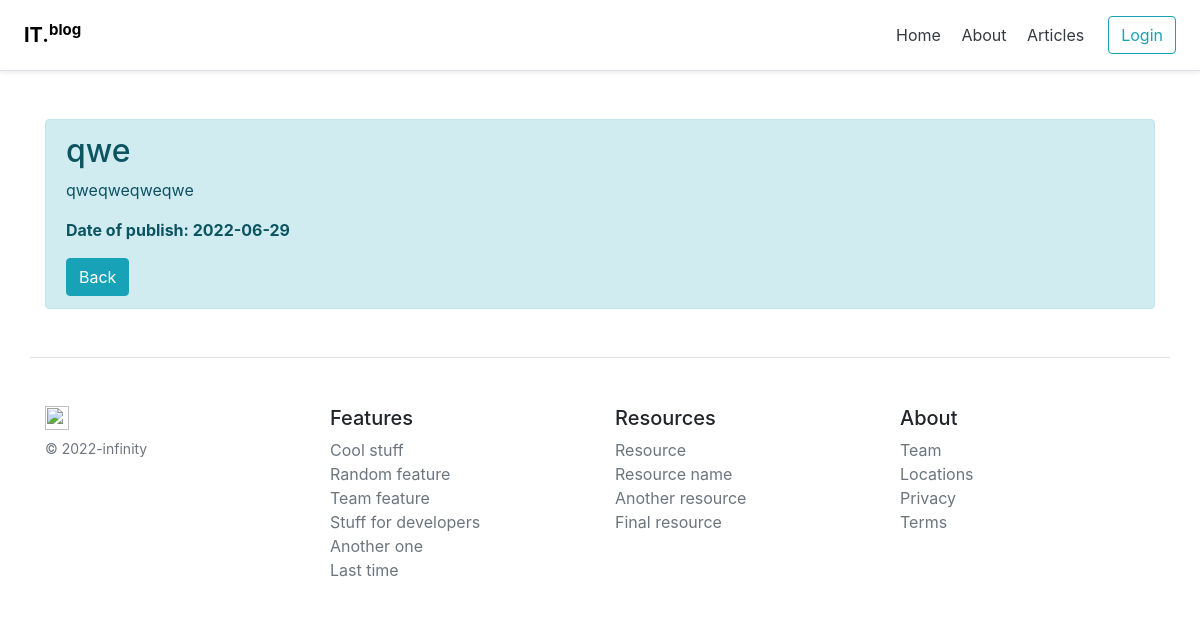
Page /posts/3 on the committed database.
### models.py (models this page shows, shortened)
class Article(Base):
    __tablename__ = 'article'
    id = Column(Integer, primary_key=True, autoincrement=True)
    user_id = Column(Integer, ForeignKey('user.id'), nullable=False)
    title = Column(String(100), nullable=False)
    intro = Column(String(300), nullable=False)
    text = Column(Text, nullable=False)
    dlm = Column(DateTime, default=datetime.utcnow)
    creation_date = Column(DateTime, default=datetime.utcnow)

### routes.py (the view)
@app.route('/posts/<int:id>')
def article_detail(id):
    if id:
        article = db.session.query(Article).get(id)
        return render_template('article_detail.html', article=article)
    else:
        return f'Post {id} does nor exist'

### templates/article_detail.html (shortened to what this page needs)
{% extends 'base/base.html' %}
{% block body %}
    <div class="container mt-5">
           <div class="alert alert-info">
             <h2>{{ article.title }}</h2>
             <p>{{ article.text }}</p>
             {% if article.dlm > article.creation_date %}
                <p><strong>Date of publish: {{ article.creation_date.date() }}</strong></p>
                <p><strong>Date of update: {{ article.dlm.date() }}</strong></p>
             {% else %}
                <p><strong>Date of publish: {{ article.creation_date.date() }}</strong></p>
             {% endif %}
             <a href="/posts" class="btn btn-info">Back</a>
           </div>
    </div>
{% endblock %}

### rows in the picture
Article: title "qwe", text "qweqweqweqwe", creation_date "2022-06-29"
